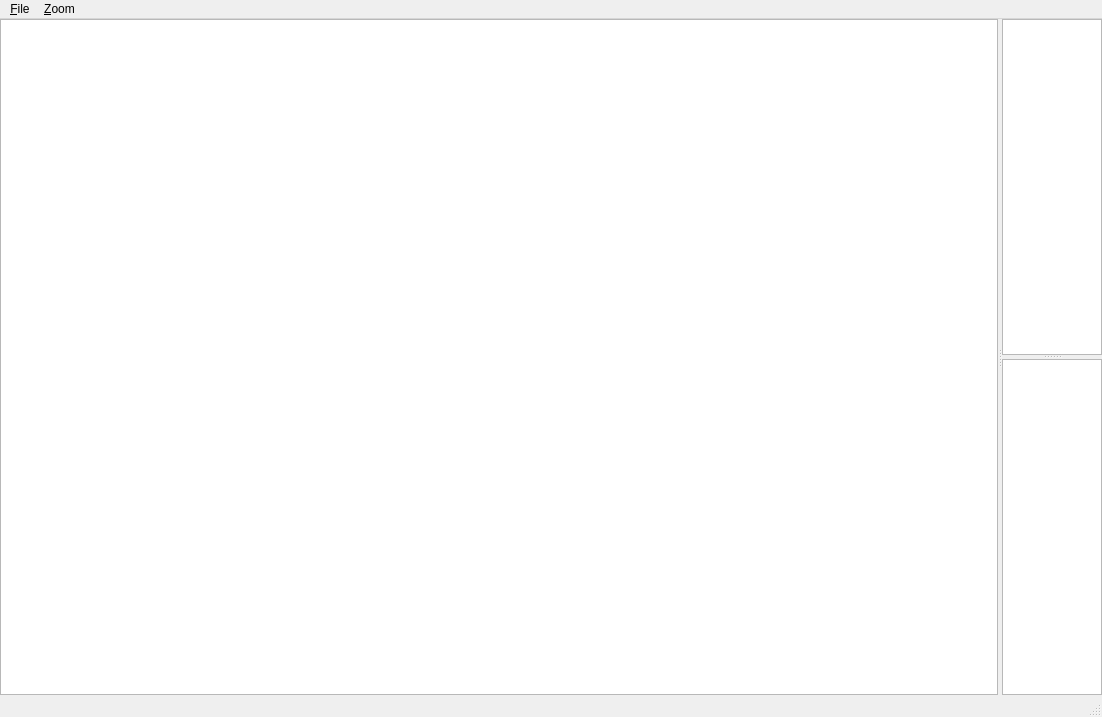
<?xml version="1.0" encoding="UTF-8"?>
<ui version="4.0">
 <class>DxfWindow</class>
 <widget class="QMainWindow" name="DxfWindow">
  <property name="geometry">
   <rect>
    <x>0</x>
    <y>0</y>
    <width>1102</width>
    <height>717</height>
   </rect>
  </property>
  <property name="windowTitle">
   <string>MainWindow</string>
  </property>
  <widget class="QWidget" name="centralwidget">
   <layout class="QHBoxLayout" name="horizontalLayout">
    <property name="leftMargin">
     <number>0</number>
    </property>
    <property name="topMargin">
     <number>0</number>
    </property>
    <property name="rightMargin">
     <number>0</number>
    </property>
    <property name="bottomMargin">
     <number>0</number>
    </property>
    <item>
     <widget class="QSplitter" name="splitter_2">
      <property name="orientation">
       <enum>Qt::Horizontal</enum>
      </property>
      <property name="childrenCollapsible">
       <bool>false</bool>
      </property>
      <widget class="CadView" name="cvDrawing">
       <property name="sizePolicy">
        <sizepolicy hsizetype="Expanding" vsizetype="Expanding">
         <horstretch>10</horstretch>
         <verstretch>0</verstretch>
        </sizepolicy>
       </property>
       <property name="minimumSize">
        <size>
         <width>100</width>
         <height>100</height>
        </size>
       </property>
       <property name="mouseTracking">
        <bool>true</bool>
       </property>
      </widget>
      <widget class="QSplitter" name="splitter">
       <property name="sizePolicy">
        <sizepolicy hsizetype="Preferred" vsizetype="Expanding">
         <horstretch>1</horstretch>
         <verstretch>0</verstretch>
        </sizepolicy>
       </property>
       <property name="orientation">
        <enum>Qt::Vertical</enum>
       </property>
       <property name="childrenCollapsible">
        <bool>false</bool>
       </property>
       <widget class="QTableWidget" name="twProperties"/>
       <widget class="QTableWidget" name="twLayers"/>
      </widget>
     </widget>
    </item>
   </layout>
  </widget>
  <widget class="QMenuBar" name="menubar">
   <property name="geometry">
    <rect>
     <x>0</x>
     <y>0</y>
     <width>1102</width>
     <height>21</height>
    </rect>
   </property>
   <widget class="QMenu" name="menu_File">
    <property name="title">
     <string>&amp;File</string>
    </property>
    <addaction name="mActFileOpen"/>
    <addaction name="separator"/>
    <addaction name="mActExit"/>
   </widget>
   <widget class="QMenu" name="menu_Zoom">
    <property name="title">
     <string>&amp;Zoom</string>
    </property>
    <addaction name="mActZoomAll"/>
   </widget>
   <addaction name="menu_File"/>
   <addaction name="menu_Zoom"/>
  </widget>
  <widget class="QStatusBar" name="statusBar"/>
  <action name="mActFileOpen">
   <property name="text">
    <string>&amp;Open...</string>
   </property>
   <property name="toolTip">
    <string>Open another file</string>
   </property>
   <property name="shortcut">
    <string>Ctrl+O</string>
   </property>
  </action>
  <action name="mActExit">
   <property name="text">
    <string>E&amp;xit</string>
   </property>
   <property name="shortcut">
    <string>Alt+X</string>
   </property>
  </action>
  <action name="mActZoomAll">
   <property name="text">
    <string>Zoom All</string>
   </property>
   <property name="shortcut">
    <string>F4</string>
   </property>
  </action>
 </widget>
 <customwidgets>
  <customwidget>
   <class>CadView</class>
   <extends>QGraphicsView</extends>
   <header>Src/Ui/CadView.hpp</header>
  </customwidget>
 </customwidgets>
 <resources/>
 <connections/>
</ui>
